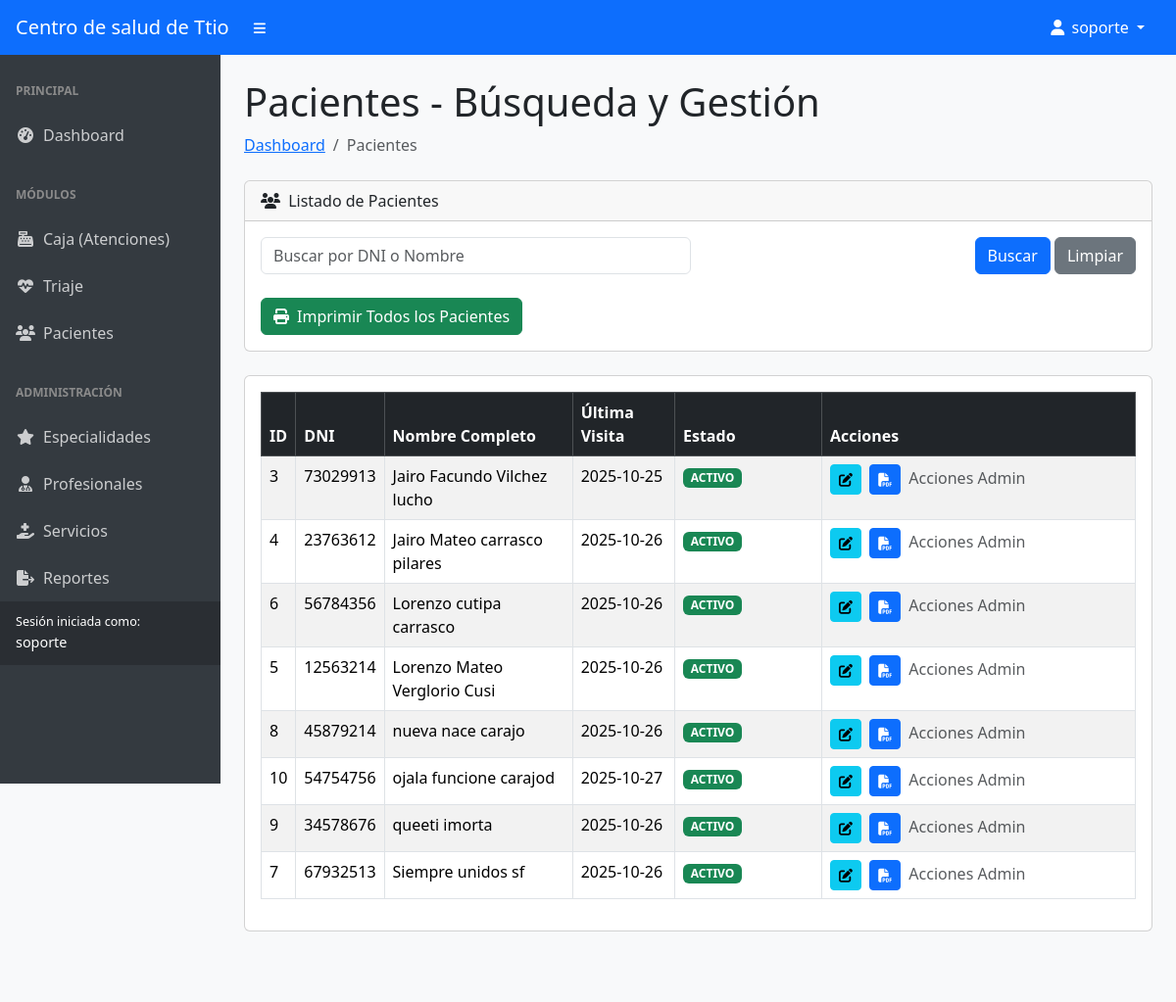
Page /paciente (signed in) on the committed database.
### tables this page shows
CREATE TABLE `pacientes` (
  `id_paciente` int(11) NOT NULL,
  `dni` varchar(15) NOT NULL,
  `nombre_completo` varchar(255) NOT NULL,
  `ultima_visita` datetime DEFAULT NULL,
  `eliminado_suavemente` tinyint(1) NOT NULL DEFAULT 0,
  `fecha_nacimiento` date DEFAULT NULL,
  `telefono` varchar(20) DEFAULT NULL,
  `visible` tinyint(1) NOT NULL DEFAULT 1 COMMENT '1=Visible, 0=Borrado suave'
);

### controllers/PacienteController.php (called while the page is built, shortened)
<?php
class PacienteController extends Controller {
    private $pacienteModel;
    public function __construct() {
        $this->pacienteModel = $this->loadModel('PacienteModel');
    }
    public function index() {
        $busqueda = $_GET['q'] ?? '';
        $incluirEliminados = isset($_GET['e']) ? true : false;
        $pacientes = $this->pacienteModel->buscarPacientes($busqueda, $incluirEliminados);
        $data = [
            'titulo' => 'Pacientes - Búsqueda y Gestión',
            'pacientes' => $pacientes,
            'busqueda' => htmlspecialchars($busqueda),
            'incluir_eliminados' => $incluirEliminados
        ];
        $this->renderView('pacientes/index', $data, true);
    }
}

### core/App.php (called while the page is built, shortened)
<?php
class App {
    protected $method = 'index';
    public function __construct() {
        $url = $this->parseUrl();
        if (isset($url[0]) && file_exists(APP_ROOT . '/controllers/' . ucwords($url[0]) . 'Controller.php')) {
            unset($url[0]);
        } elseif (!isset($url[0]) && isset($_SESSION['id_usuario'])) {
            $this->controller = 'DashboardController';
        }
        $this->controller = new $this->controller;
        $this->params = $url ? array_values($url) : [];
        call_user_func_array([$this->controller, $this->method], $this->params);
    }
    public function parseUrl() {
        if (isset($_GET['url'])) {
            return $url = explode('/', filter_var(rtrim($_GET['url'], '/'), FILTER_SANITIZE_URL));
        }
        return [];
    }
}
?>

### index.php (called while the page is built, shortened)
<?php
require_once APP_ROOT . '/core/App.php';
require_once APP_ROOT . '/core/Controller.php';
require_once APP_ROOT . '/core/Database.php';
require_once APP_ROOT . '/core/Model.php';
$app = new App();

### core/Database.php (called while the page is built, shortened)
<?php
class Database {
    private $host = DB_HOST;
    private $user = DB_USER;
    private $pass = DB_PASS;
    private $dbname = DB_NAME;
    private $charset = DB_CHARSET;
    protected $db;
    public function __construct() {
        $this->dsn = 'mysql:host=' . $this->host . ';dbname=' . $this->dbname . ';charset=' . $this->charset;
        $options = [
            PDO::ATTR_PERSISTENT => true,
            PDO::ATTR_ERRMODE => PDO::ERRMODE_EXCEPTION,
            PDO::ATTR_DEFAULT_FETCH_MODE => PDO::FETCH_OBJ,
            PDO::ATTR_EMULATE_PREPARES => false,
        ];
        try {
            $this->db = new PDO($this->dsn, $this->user, $this->pass, $options);
        } catch (PDOException $e) {
            $this->error = $e->getMessage();
            echo $this->error;
            die();
        }
    }
    public function getDbConnection() {
        return $this->db;
    }
}
?>

### models/PacienteModel.php (called while the page is built, shortened)
<?php
class PacienteModel extends Model {
    public function buscarPacientes($query = '', $incluirEliminados = false) {
        $search = '%' . $query . '%';
        $sql = "
            SELECT
                id_paciente,
                dni,
                nombre_completo,
                ultima_visita,
                eliminado_suavemente
            FROM pacientes
            WHERE (dni LIKE :search_dni OR nombre_completo LIKE :search_nombre)
        ";
        if (!$incluirEliminados) {
            $sql .= " AND eliminado_suavemente = 0";
        }
        $sql .= " ORDER BY nombre_completo ASC";
        $this->query($sql);
        $this->bind(':search_dni', $search);
        $this->bind(':search_nombre', $search);
        return $this->resultSet();
    }
}
?>

### core/Model.php (called while the page is built, shortened)
<?php
class Model {
    protected $db;
    protected $stmt;
    public function __construct($db) {
        $this->db = $db;
    }
    public function query($sql) {
        $this->stmt = $this->db->prepare($sql);
    }
    public function bind($param, $value, $type = null) {
        if (is_null($type)) {
            switch (true) {
                default:
                    $type = PDO::PARAM_STR;
            }
        }
        $this->stmt->bindValue($param, $value, $type);
    }
    public function execute() {
        return $this->stmt->execute();
    }
    public function resultSet() {
        $this->execute();
        return $this->stmt->fetchAll(PDO::FETCH_OBJ);
    }
}
?>

### views/pacientes/index.php (the view, shortened to what this page needs)
<?php
$pacientes = $pacientes ?? [];
$busqueda = $busqueda ?? '';
$esAdmin = ($_SESSION['rol'] ?? '') == 'admin';
?>
<div class="container-fluid px-4">
    <h1 class="mt-4"><?php echo $titulo; ?></h1>
    <ol class="breadcrumb mb-4">
        <li class="breadcrumb-item"><a href="<?php echo APP_URL; ?>/dashboard">Dashboard</a></li>
        <li class="breadcrumb-item active">Pacientes</li>
    </ol>
    <div class="card mb-4">
        <div class="card-header">
            <i class="fas fa-users me-1"></i>
            Listado de Pacientes
        </div>
        <div class="card-body">
            <form action="<?php echo APP_URL; ?>/paciente/index" method="GET" class="row g-3 mb-3">
                <div class="col-md-6">
                    <input type="text" class="form-control" name="q" placeholder="Buscar por DNI o Nombre" value="<?php echo htmlspecialchars($busqueda); ?>">
                </div>
                <div class="col-md-3 d-flex align-items-center">
                </div>
                <div class="col-md-3 text-end">
                    <button type="submit" class="btn btn-primary">Buscar</button>
                    <a href="<?php echo APP_URL; ?>/paciente" class="btn btn-secondary">Limpiar</a>
                </div>
            </form>
            <a href="<?php echo APP_URL; ?>/paciente/imprimirTodos" target="_blank" class="btn btn-success mt-2">
                <i class="fas fa-print me-2"></i>Imprimir Todos los Pacientes
            </a>
        </div>
    </div>
    <div class="card mb-4">
        <div class="card-body">
            <div class="table-responsive">
                <table class="table table-bordered table-striped table-hover">
                    <thead class="table-dark">
                        <tr>
                            <th>ID</th>
                            <th>DNI</th>
                            <th>Nombre Completo</th>
                            <th>Última Visita</th>
                            <th style="width: 150px;">Estado</th>
                            <th style="width: 320px;">Acciones</th>
                        </tr>
                    </thead>
                    <tbody>
                        <?php if (empty($pacientes)) : ?>
                            <tr>
                                <td colspan="6" class="text-center">No se encontraron pacientes que coincidan con la búsqueda.</td>
                            </tr>
                        <?php else : ?>
                            <?php foreach ($pacientes as $paciente) :
                                $esEliminado = $paciente->eliminado_suavemente;
                                $id = $paciente->id_paciente;
                                $nombre = htmlspecialchars($paciente->nombre_completo);
                            ?>
                                <tr class="<?php echo $esEliminado ? 'table-danger' : ''; ?>">
                                    <td><?php echo $id; ?></td>
                                    <td><?php echo htmlspecialchars($paciente->dni); ?></td>
                                    <td><?php echo $nombre; ?></td>
                                    <td><?php echo $paciente->ultima_visita ? date('Y-m-d', strtotime($paciente->ultima_visita)) : 'N/A'; ?></td>
                                    <td>
                                        <?php if ($esEliminado) : ?>
                                            <span class="badge bg-danger">INACTIVO (Borrado Suave)</span>
                                        <?php else : ?>
                                            <span class="badge bg-success">ACTIVO</span>
                                        <?php endif; ?>
                                    </td>
                                    <td>
                                        <a href="<?php echo APP_URL; ?>/paciente/editar/<?php echo $id; ?>" class="btn btn-sm btn-info me-1" title="Editar Información">
                                            <i class="fas fa-edit"></i>
                                        </a>
                                        <a href="<?php echo APP_URL; ?>/paciente/imprimirPaciente/<?php echo $id; ?>" target="_blank" class="btn btn-sm btn-primary me-1" title="Exportar Historial (PDF)">
                                            <i class="fas fa-file-pdf"></i>
                                        </a>
                                        <?php if ($esAdmin) : ?>
                                            <?php if (!$esEliminado) : ?>
                                                <button class="btn btn-sm btn-warning me-1 btn-soft-delete"
                                                        data-id="<?php echo $id; ?>"
                                                        data-nombre="<?php echo $nombre; ?>"
                                                        title="Borrar Suave (Ocultar)">
                                                    <i class="fas fa-eye-slash"></i>
                                                </button>
                                            <?php else : ?>
                                                <a href="<?php echo APP_URL; ?>/paciente/restore/<?php echo $id; ?>" class="btn btn-sm btn-success me-1" title="Restaurar">
                                                    <i class="fas fa-undo"></i>
                                                </a>
                                                <button class="btn btn-sm btn-danger btn-hard-delete"
                                                        data-id="<?php echo $id; ?>"
                                                        data-nombre="<?php echo $nombre; ?>"
                                                        title="Eliminar Permanentemente">
                                                    <i class="fas fa-trash-alt"></i>
                                                </button>
                                            <?php endif; ?>
                                        <?php else : ?>
                                            <span class="text-muted">Acciones Admin</span>
                                        <?php endif; ?>
                                    </td>
                                </tr>
                            <?php endforeach; ?>
                        <?php endif; ?>
                    </tbody>
                </table>
            </div>
        </div>
    </div>
</div>

### views/template.php (style rules this page uses)
body { background-color: #f8f9fa; }

### rows in the picture
pacientes: id_paciente "3", dni "73029913", nombre_completo "Jairo Facundo Vilchez lucho", ultima_visita "2025-10-25", eliminado_suavemente "ACTIVO"
pacientes: id_paciente "4", dni "23763612", nombre_completo "Jairo Mateo carrasco pilares", ultima_visita "2025-10-26", eliminado_suavemente "ACTIVO"
pacientes: id_paciente "6", dni "56784356", nombre_completo "Lorenzo cutipa carrasco", ultima_visita "2025-10-26", eliminado_suavemente "ACTIVO"
pacientes: id_paciente "5", dni "12563214", nombre_completo "Lorenzo Mateo Verglorio Cusi", ultima_visita "2025-10-26", eliminado_suavemente "ACTIVO"
pacientes: id_paciente "8", dni "45879214", nombre_completo "nueva nace carajo", ultima_visita "2025-10-26", eliminado_suavemente "ACTIVO"
pacientes: id_paciente "10", dni "54754756", nombre_completo "ojala funcione carajod", ultima_visita "2025-10-27", eliminado_suavemente "ACTIVO"
pacientes: id_paciente "9", dni "34578676", nombre_completo "queeti imorta", ultima_visita "2025-10-26", eliminado_suavemente "ACTIVO"
pacientes: id_paciente "7", dni "67932513", nombre_completo "Siempre unidos sf", ultima_visita "2025-10-26", eliminado_suavemente "ACTIVO"

### other values in the picture
SITE_NAME "Centro de salud de Ttio"
$_SESSION['username'] "soporte"
$rol "soporte"
$titulo "Pacientes - Búsqueda y Gestión"
